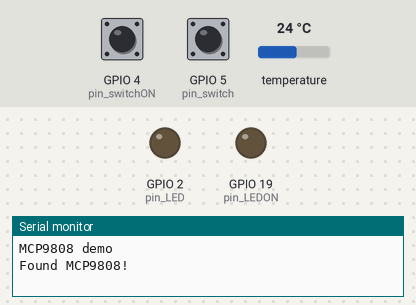
Bench run of a sketch on a simulated ESP8266 (NodeMCU). On the bench: output pins drawn as LEDs (lit = HIGH), the last lines printed to the serial monitor. Inputs (shaded band) come from the test bench; at power-on: GPIO 4 (pin_switchON) HIGH, GPIO 5 (pin_switch) HIGH, temperature 24 °C.

Above: at 1.2 s.
1.3 s: GPIO 4 (pin_switchON) pulled LOW for 1 s
At 2.6 s:
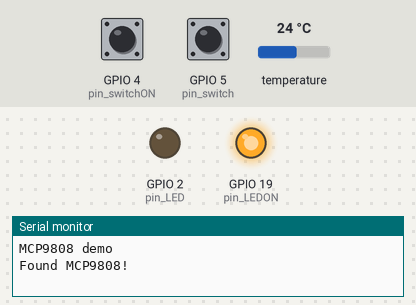
3.8 s: GPIO 5 (pin_switch) pulled LOW for 0.4 s
At 5.3 s:
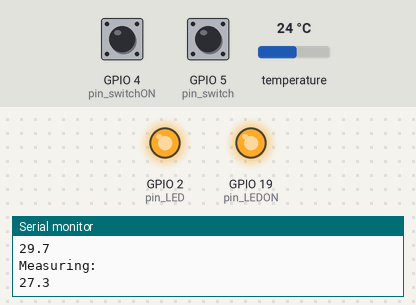
5.7 s: GPIO 4 (pin_switchON) pulled LOW for 3.2 s
At 6.8 s:
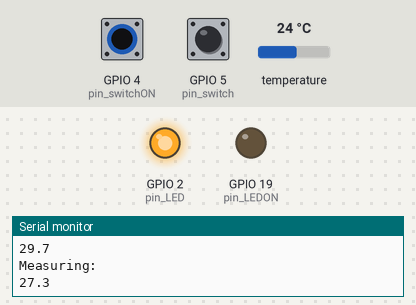
Timing chart, 0 to 8.7 s (numbered marks = the images above; inputs shaded):
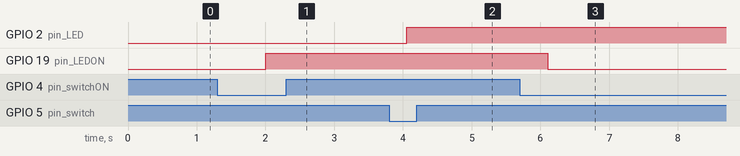

The sketch:

IC_Continuous_Punctual.ino
```cpp
/***************************************************
IAS - Instituto Superior Técnico
MSc in Biomedical Engineering

Rita Silva 86805
Vicente Garção 86810

This code uses MPC9808 IC contact temperature sensor and
NodeMCU ESP32
 ****************************************************/

#include <Wire.h>
#include "Adafruit_MCP9808.h"

// Create the MCP9808 temperature sensor object
Adafruit_MCP9808 tempsensor = Adafruit_MCP9808();

  //variables for kalman 1st pass
  double Q=0.00001;
  double R=1.000;
  double xhat=36.000;
  double P=1.000;
  double xhatminus=0.000;
  double Pminus=0.000;
  double K=0.000;
  double M=36.00;
  double vm[]={xhat,P,xhatminus,Pminus,K,M,Q,R};

  //variables for kalman 2nd pass
  double QCPost=0.00001;
  double RCPost=1.000;
  double xhatCPost=36.000;
  double PCPost=1.000;
  double xhatminusCPost=0.000;
  double PminusCPost=0.000;
  double KCPost=0.000;
  double MCPost=34.00;
  double vmCPost[]={xhatCPost,PCPost,xhatminusCPost,PminusCPost,KCPost,MCPost,QCPost,RCPost};

  //variables for point measurement kalman
  double Q_Pont=0.2;
  double R_Pont=1.000;
  double xhat_Pont=36.500;
  double P_Pont=1.000;
  double xhatminus_Pont=0.000;
  double Pminus_Pont=0.000;
  double K_Pont=0.000;
  double M_Pont=36.500;
  double vm_Pont[]={xhat_Pont,P_Pont,xhatminus_Pont,Pminus_Pont,K_Pont,M_Pont,Q_Pont,R_Pont};

  //variables for point measurement
  int j=0;
  double Res=0.00;
  int kk=0;

  boolean i=false;
  int pin_LED = 2;
  int pin_switch = 5;

  boolean x=false;
  int pin_LEDON = 19;
  int pin_switchON = 4;

// variables to hold the new and old switch states
  boolean oldSwitchState = HIGH;
  boolean newSwitchState1 = HIGH;
  boolean newSwitchState2 = HIGH;
  boolean newSwitchState3 = HIGH;

  boolean oldSwitchStateON = HIGH;
  boolean newSwitchState1ON = HIGH;
  boolean newSwitchState2ON = HIGH;
  boolean newSwitchState3ON = HIGH;

  boolean LEDstatus = LOW;
  boolean LEDstatusON = LOW;

  //variables for when the sensor outputs nan
  float d=0.0;
  int nanI=0;

  //variables for initial stabilization
  int counter=0;
  int counter1=0;
  int counter2=1;
  double rr=0.0;
  double counteraux=1.0;
  double result=36.00;

void setup() {
  Serial.begin(115200);

  pinMode(pin_LED, OUTPUT);
  digitalWrite(pin_LED,LOW);
  pinMode(pin_switch, INPUT_PULLUP);
  pinMode(pin_LEDON, OUTPUT);
  digitalWrite(pin_LEDON,LOW);
  pinMode(pin_switchON, INPUT_PULLUP);

  while (!Serial); //waits for serial terminal to be open, necessary in newer arduino boards.
  Serial.println("MCP9808 demo");

  // Make sure the sensor is found, you can also pass in a different i2c
  // address with tempsensor.begin(0x19) for example, also can be left in blank for default address use
  // Also there is a table with all addres possible for this sensor, you can connect multiple sensors
  // to the same i2c bus, just configure each sensor with a different address and define multiple objects for that
  //  A2 A1 A0 address
  //  0  0  0   0x18  this is the default address
  //  0  0  1   0x19
  //  0  1  0   0x1A
  //  0  1  1   0x1B
  //  1  0  0   0x1C
  //  1  0  1   0x1D
  //  1  1  0   0x1E
  //  1  1  1   0x1F
  if (!tempsensor.begin(0x18)) {
    Serial.println("Couldn't find MCP9808! Check your connections and verify the address is correct.");
    while (1);
  }

   Serial.println("Found MCP9808!");

  tempsensor.setResolution(3); // sets the resolution mode of reading, the modes are defined in the table bellow:
  // Mode Resolution SampleTime
  //  0    0.5°C       30 ms
  //  1    0.25°C      65 ms
  //  2    0.125°C     130 ms
  //  3    0.0625°C    250 ms
}

static void kalman(double v[]) {
  v[2]=v[0];
  v[3]=v[1]+v[6];
  v[4]=(v[3])/(v[3]+v[7]);
  v[0]=v[2]+v[4]*(v[5]-v[0]);
  v[1]=(1-v[4])*v[3];
}

void loop() {

  //code for on/off button, from http://www.martyncurrey.com/
  newSwitchState1ON = digitalRead(pin_switchON);
  delay(1);
  newSwitchState2ON = digitalRead(pin_switchON);
  delay(1);
  newSwitchState3ON = digitalRead(pin_switchON);

  // if all 3 values are the same we can continue
  if (  (newSwitchState1ON==newSwitchState2ON) && (newSwitchState1ON==newSwitchState3ON) ) {
    if ( newSwitchState1ON != oldSwitchStateON ) {
      // has the button switch been closed?
      if ( newSwitchState1ON == LOW ) {
        if ( LEDstatusON == LOW ) { digitalWrite(pin_LEDON, HIGH);  LEDstatusON = HIGH; x=true; tempsensor.wake();}
        else                      { digitalWrite(pin_LEDON, LOW);   LEDstatusON = LOW;  x=false; tempsensor.shutdown_wake(1);}
      }
    oldSwitchStateON = newSwitchState1ON;
    }
  }

  if(x==true) {

    //code for continuous/punctual button, from http://www.martyncurrey.com/
    newSwitchState1 = digitalRead(pin_switch);
    delay(1);
    newSwitchState2 = digitalRead(pin_switch);
    delay(1);
    newSwitchState3 = digitalRead(pin_switch);

      // if all 3 values are the same we can continue
    if (  (newSwitchState1==newSwitchState2) && (newSwitchState1==newSwitchState3) ) {
      if ( newSwitchState1 != oldSwitchState ) {
      // has the button switch been closed?
        if ( newSwitchState1 == LOW ) {
          if ( LEDstatus == LOW ) { digitalWrite(pin_LED, HIGH);  LEDstatus = HIGH; i=true; }
          else                    { digitalWrite(pin_LED, LOW);   LEDstatus = LOW; i=false; }
        }
        oldSwitchState = newSwitchState1;
      }
    }


    if(i==false) {

      float c = tempsensor.readTempC();

      //checking for very low or very high values or nan
      if(c>44.0 || isnan(c) || c<15.0){
        if(isnan(c)){
          Serial.println("nan");
        }
        c=d;
        nanI+=1;
        if(nanI==20) {
          Serial.println("ERROR: Please check the connection.");
          digitalWrite(pin_LEDON, LOW);
          LEDstatusON = LOW;
          x=false;
          nanI=0;
          }
       }
       d=c;

       //filtering

       //kalman 1st pass
       vm[5]=c;
       kalman(vm);

       //kalman 2nd pass
       vmCPost[5]=vm[0];
       kalman(vmCPost);

       //code for initial stabilization
       if(counter1<30) {
         counter1+=1;
       }
       else {
         if (counter2<=10){
           rr+=vmCPost[0]/10;
           counter2+=1;
         }
         else {
          counteraux=(120-counter)/120;
          result=counteraux*rr+(1-counteraux)*vm[0];
          if (counter<120){
              counter+=1;
          }

          //fever alert message
          if(result>37.5) {
              Serial.println("ALERT: POSSIBLE FEVER DETECTED");
          }
          else {
             if(result>37.2) {
               Serial.println("ALERT: POSSIBLE PRE-FEBRILE STATE DETECTED");
             }
          }
          //raw temp
          //Serial.print(c, 3);
          //Serial.print(",");
          //result:
          Serial.println(result, 3);
          }
        }
    }

    //for point measurement
    else {
      //continue continuous measurement, without printing
      float c = tempsensor.readTempC();

      //checking for very low or very high values or nan
      if(c>42.0 || isnan(c) || c<15.0){
        if(isnan(c)){
          Serial.println("nan");
        }
        c=d;
        nanI+=1;
        if(nanI==20) {
          Serial.println("Ocorreu um erro. Verificar a conexão.");
          digitalWrite(pin_LEDON, LOW);
          LEDstatusON = LOW;
          x=false;
          nanI=0;
          }
       }
       d=c;

       vm[5]=c;
       kalman(vm);
       vmCPost[5]=vm[0];
       kalman(vmCPost);

       if(counter1<30) {
        counter1+=1;
       }
       else {
         if (counter2<=10){
           rr+=vm[0]/10;
           counter2+=1;
           }
           else {
            counteraux=(120-counter)/120;
             result=counteraux*rr+(1-counteraux)*vm[0];
           if (counter<120){
            counter+=1;
          }
        }
      }

      //point measurement
      vm_Pont[5]=c;
      kalman(vm_Pont);
      Serial.println("Measuring: ");
      Serial.println(vm_Pont[0],1);

      if (vm_Pont[0]<35.0 || vm_Pont[0]>41.5) {
        j=0;
        kk=0;
      }
      else {
        if (j<25) {
          //checking if stable
          if ((fabs(vm_Pont[0]-vm_Pont[2]))<0.002) {
            j+=1;
          }
        }
        else {
          if (kk<5) {
            Res+=(vm_Pont[0]/5);
            kk=kk+1;
          }
          else {
            Serial.print("Your Temperature is ");
            Serial.print(Res, 1);
            Serial.println("C");
            kk=0;
            j=0;
            Res=0;
            i=false;
            digitalWrite(pin_LED, LOW);
            LEDstatus = LOW;
          }
        }
      }
    }
  }
  delay(1000);
}
```

Measured:
- after the input at 1.3 s, GPIO 19 (pin_LEDON): LOW → HIGH after 0.71 s
- after the input at 3.8 s, GPIO 2 (pin_LED): LOW → HIGH after 0.26 s
- after the input at 5.7 s, GPIO 19 (pin_LEDON): HIGH → LOW after 0.40 s
